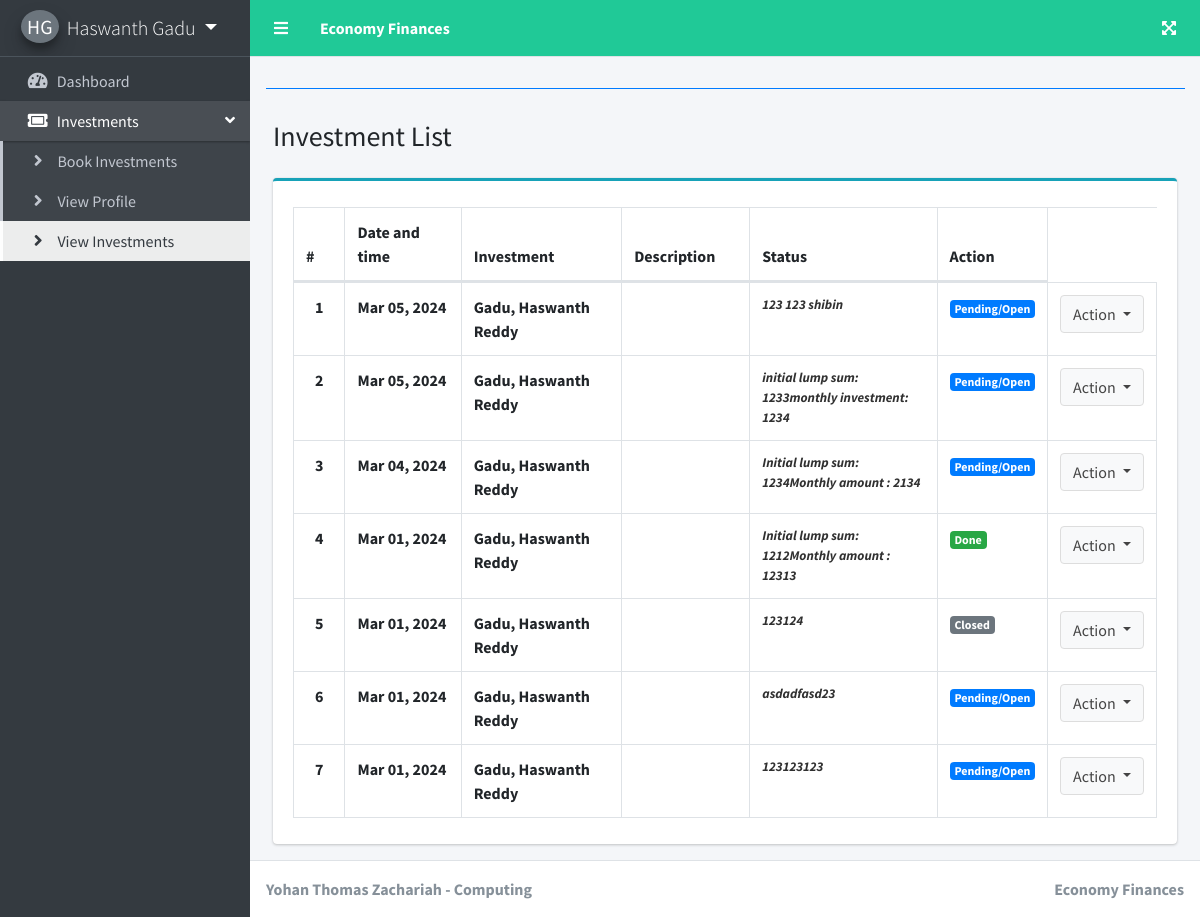
/index.php?page=ticket_list (signed in), run on the app's committed database.
### tables this page shows
CREATE TABLE `tickets` (
  `id` int(30) NOT NULL,
  `subject` text NOT NULL,
  `specialist` varchar(20) NOT NULL,
  `description` text NOT NULL,
  `status` tinyint(1) NOT NULL COMMENT '0=Pending,1=on process,2= Closed',
  `department_id` int(30) NOT NULL,
  `customer_id` int(30) NOT NULL,
  `staff_id` int(30) NOT NULL,
  `admin_id` int(30) NOT NULL,
  `date_created` datetime NOT NULL DEFAULT current_timestamp()
);

### ticket_list.php (the view, shortened to what this page needs)
<?php include'db_connect.php' ?>
<div class="col-lg-12">
<h1 class="h3 mb-4 text-gray-800">Investment List</h1>
	<div class="card card-outline card-info">
		<div class="card-body">
			<table class="table table-hover table-bordered" id="list">
				<colgroup>
					<col width="5%">
					<col width="15%">
					<col width="20%">
					<col width="15%">
					<col width="25%">
					<col width="10%">
					<col width="10%">
				</colgroup>
				<thead>
					<tr>
						<th>#</th>
						<th>Date and time</th>
						<th>Investment</th>
						<th>Description</th>
						<th>Status</th>
						<th>Action</th>
					</tr>
				</thead>
				<tbody>
					<?php
					$i = 1;
					$where = '';
					if($_SESSION['login_type'] == 3)
						$where .= " where t.customer_id = {$_SESSION['login_id']} ";
					$qry = $conn->query("SELECT t.*,concat(c.lastname,', ',c.firstname,' ',c.middlename) as cname FROM tickets t inner join customers c on c.id= t.customer_id $where order by unix_timestamp(t.date_created) desc");
					while($row= $qry->fetch_assoc()):
						$trans = get_html_translation_table(HTML_ENTITIES,ENT_QUOTES);
						unset($trans["\""], $trans["<"], $trans[">"], $trans["<h2"]);
						$desc = strtr(html_entity_decode($row['description']),$trans);
						$desc=str_replace(array("<li>","</li>"), array("",", "), $desc);
					?>
					<tr>
						<th class="text-center"><?php echo $i++ ?></th>
						<td><b><?php echo date("M d, Y",strtotime($row['date_created'])) ?></b></td>
						<td><b><?php echo ucwords($row['cname']) ?></b></td>
						<td><b><?php echo $row['specialist'] ?></b></td>
						<td><b class="truncate"><?php echo strip_tags($desc) ?></b></td>
						<td>
							<?php if($row['status'] == 0): ?>
								<span class="badge badge-primary">Pending/Open</span>
							<?php elseif($row['status'] == 1): ?>
								<span class="badge badge-Info">Processing</span>
							<?php elseif($row['status'] == 2): ?>
								<span class="badge badge-success">Done</span>
							<?php else: ?>
								<span class="badge badge-secondary">Closed</span>
							<?php endif; ?>
						</td>
						<td class="text-center">
							<button type="button" class="btn btn-default dropdown-toggle" data-toggle="dropdown" aria-expanded="true">
		                      Action
		                    </button>
						</td>
					</tr>
				<?php endwhile; ?>
				</tbody>
			</table>
		</div>
	</div>
</div>

### index.php (shortened to what this page needs)
<!DOCTYPE html>
<html lang="en">
<?php
	include 'header.php'
?>
<body class="hold-transition sidebar-mini layout-fixed layout-navbar-fixed layout-footer-fixed">
<div class="wrapper">
  <?php include 'topbar.php' ?>
  <?php include 'sidebar.php' ?>
  <div class="content-wrapper">
    <div class="content-header">
      <div class="container-fluid">
            <hr class="border-primary">
      </div>
    </div>
    <section class="content">
      <div class="container-fluid">
         <?php
          $page = isset($_GET['page']) ? $_GET['page'] : 'home';
          include $page.'.php';?>
      </div>
    </section>
  </div>
  <footer class="main-footer">
    <strong>Yohan Thomas Zachariah - Computing</strong>
    <div class="float-right d-none d-sm-inline-block">
      <b>Economy Finances</b>
    </div>
  </footer>
</div>
</body>
</html>

### header.php (shortened to what this page needs)
<head>
  <link rel="stylesheet" href="assets/plugins/fontawesome-free/css/all.min.css">
  <link rel="stylesheet" href="assets/plugins/overlayScrollbars/css/OverlayScrollbars.min.css">
  <link rel="stylesheet" href="assets/plugins/datatables-bs4/css/dataTables.bootstrap4.min.css">
  <link rel="stylesheet" href="assets/plugins/datatables-responsive/css/responsive.bootstrap4.min.css">
  <link rel="stylesheet" href="assets/plugins/datatables-buttons/css/buttons.bootstrap4.min.css">
  <link rel="stylesheet" href="assets/plugins/select2/css/select2.min.css">
  <link rel="stylesheet" href="assets/plugins/select2-bootstrap4-theme/select2-bootstrap4.min.css">
  <link rel="stylesheet" href="assets/plugins/sweetalert2-theme-bootstrap-4/bootstrap-4.min.css">
  <link rel="stylesheet" href="assets/plugins/toastr/toastr.min.css">
  <link rel="stylesheet" href="assets/dist/css/adminlte.min.css">
  <link rel="stylesheet" href="assets/dist/css/styles.css">
  <link rel="stylesheet" href="assets/plugins/summernote/summernote-bs4.min.css">
</head>

### topbar.php
<nav class="main-header navbar navbar-expand navbar-primary navbar-teal ">
  <ul class="navbar-nav">
    <li class="nav-item">
      <a class="nav-link" data-widget="pushmenu" href="#" role="button"><i class="fas fa-bars"></i></a>
    </li>
    <li>
      <a class="nav-link text-white"  href="./" role="button"> <large><b>Economy Finances</b></large></a>
    </li>
  </ul>
  <ul class="navbar-nav ml-auto">
    <li class="nav-item">
      <a class="nav-link" data-widget="fullscreen" href="#" role="button">
        <i class="fas fa-expand-arrows-alt"></i>
      </a>
    </li>
  </ul>
</nav>

### sidebar.php (shortened to what this page needs)
<aside class="main-sidebar sidebar-dark-teal-elevation-4">
  <div class="dropdown">
 	<a href="javascript:void(0)" class="brand-link dropdown-toggle" data-toggle="dropdown" aria-expanded="true">
      <span class="brand-image img-circle elevation-3 d-flex justify-content-center align-items-center bg-secondary text-white font-weight-500" style="width: 38px;height:50px"><?php echo strtoupper(substr($_SESSION['login_firstname'], 0,1).substr($_SESSION['login_lastname'], 0,1)) ?></span>
      <span class="brand-text font-weight-light"><?php echo ucwords($_SESSION['login_firstname'].' '.$_SESSION['login_lastname']) ?></span>
    </a>
  </div>
  <div class="sidebar">
    <nav class="mt-2">
      <ul class="nav nav-pills nav-sidebar flex-column nav-flat" data-widget="treeview" role="menu" data-accordion="false">
        <li class="nav-item dropdown">
          <a href="./" class="nav-link nav-home">
            <i class="nav-icon fas fa-tachometer-alt"></i>
            <p>
              Dashboard
            </p>
          </a>
        </li>
      <li class="nav-item">
          <a href="#" class="nav-link nav-edit_ticket nav-view_ticket">
            <i class="nav-icon fas fa-ticket-alt"></i>
            <p>
              Investments
              <i class="right fas fa-angle-left"></i>
            </p>
          </a>
          <ul class="nav nav-treeview">
            <li class="nav-item">
              <a href="./index.php?page=new_ticket" class="nav-link nav-new_ticket tree-item">
                <i class="fas fa-angle-right nav-icon"></i>
                <p>Book Investments</p>
              </a>
            </li>
            <li class="nav-item">
              <a href="./index.php?page=customer_list" class="nav-link nav-customer_list tree-item">
                <i class="fas fa-angle-right nav-icon"></i>
                <p>View Profile</p>
              </a>
            </li>
            <li class="nav-item">
              <a href="./index.php?page=ticket_list" class="nav-link nav-ticket_list tree-item">
                <i class="fas fa-angle-right nav-icon"></i>
                <p>View Investments</p>
              </a>
            </li>
          </ul>
        </li>
      </ul>
    </nav>
  </div>
</aside>

### data on the page
tickets: date_created "Mar 05, 2024", cname "Gadu, Haswanth Reddy", description "123 123 shibin", status "Pending/Open"
tickets: date_created "Mar 05, 2024", cname "Gadu, Haswanth Reddy", description "initial lump sum: 1233monthly investment: 1234", status "Pending/Open"
tickets: date_created "Mar 04, 2024", cname "Gadu, Haswanth Reddy", description "Initial lump sum: 1234Monthly amount : 2134", status "Pending/Open"
tickets: date_created "Mar 01, 2024", cname "Gadu, Haswanth Reddy", description "Initial lump sum: 1212Monthly amount : 12313", status "Done"
tickets: date_created "Mar 01, 2024", cname "Gadu, Haswanth Reddy", description "123124", status "Closed"
tickets: date_created "Mar 01, 2024", cname "Gadu, Haswanth Reddy", description "asdadfasd23", status "Pending/Open"
tickets: date_created "Mar 01, 2024", cname "Gadu, Haswanth Reddy", description "123123123", status "Pending/Open"

### other printed values
$_SESSION['login_firstname'].' '.$_SESSION['login_lastname'] "Haswanth Gadu"
